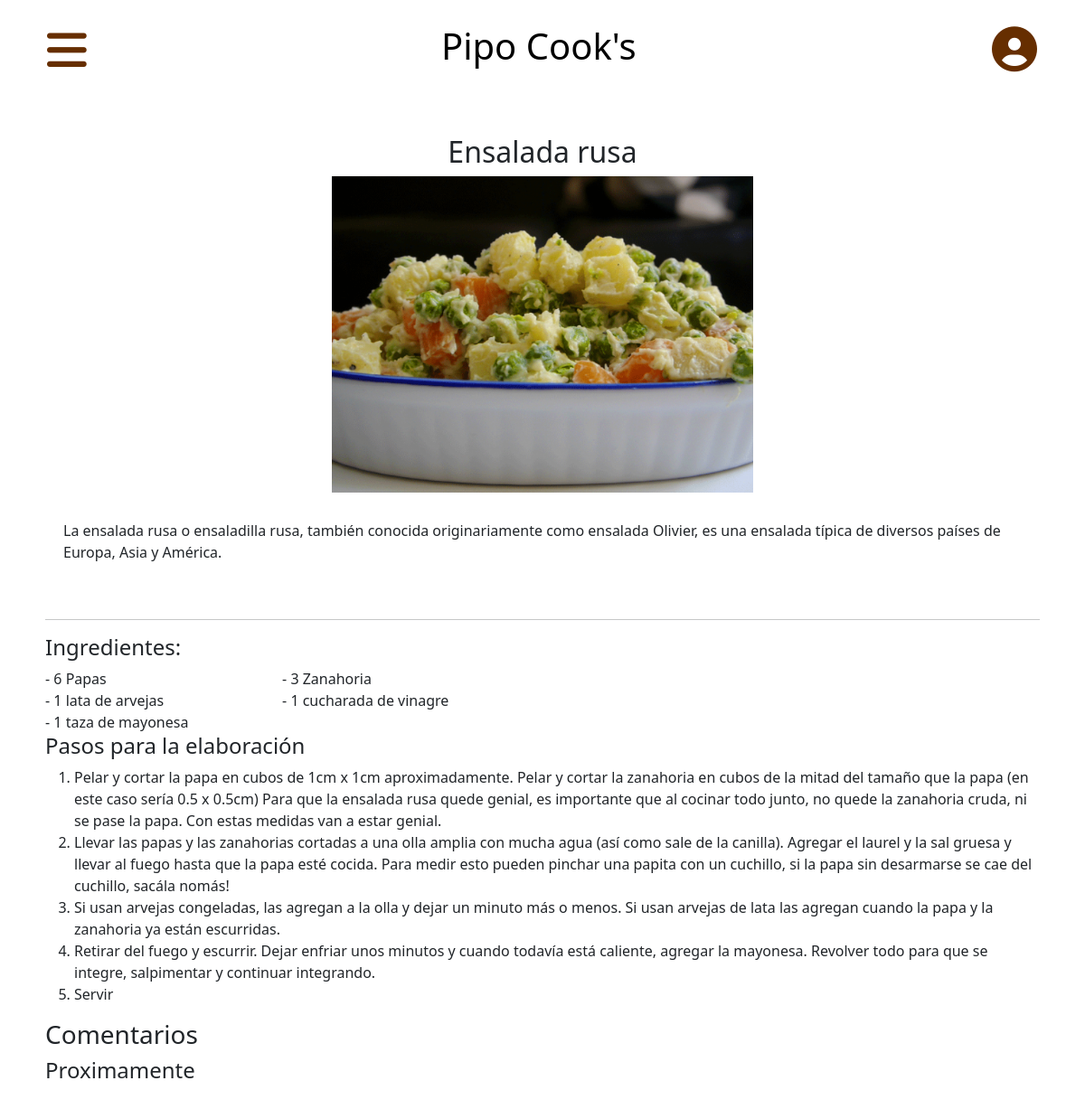
/pipocooks-PHP/templates/receta.php?idUsuario=1&idReceta=2, run on an earlier commit of the app's database.
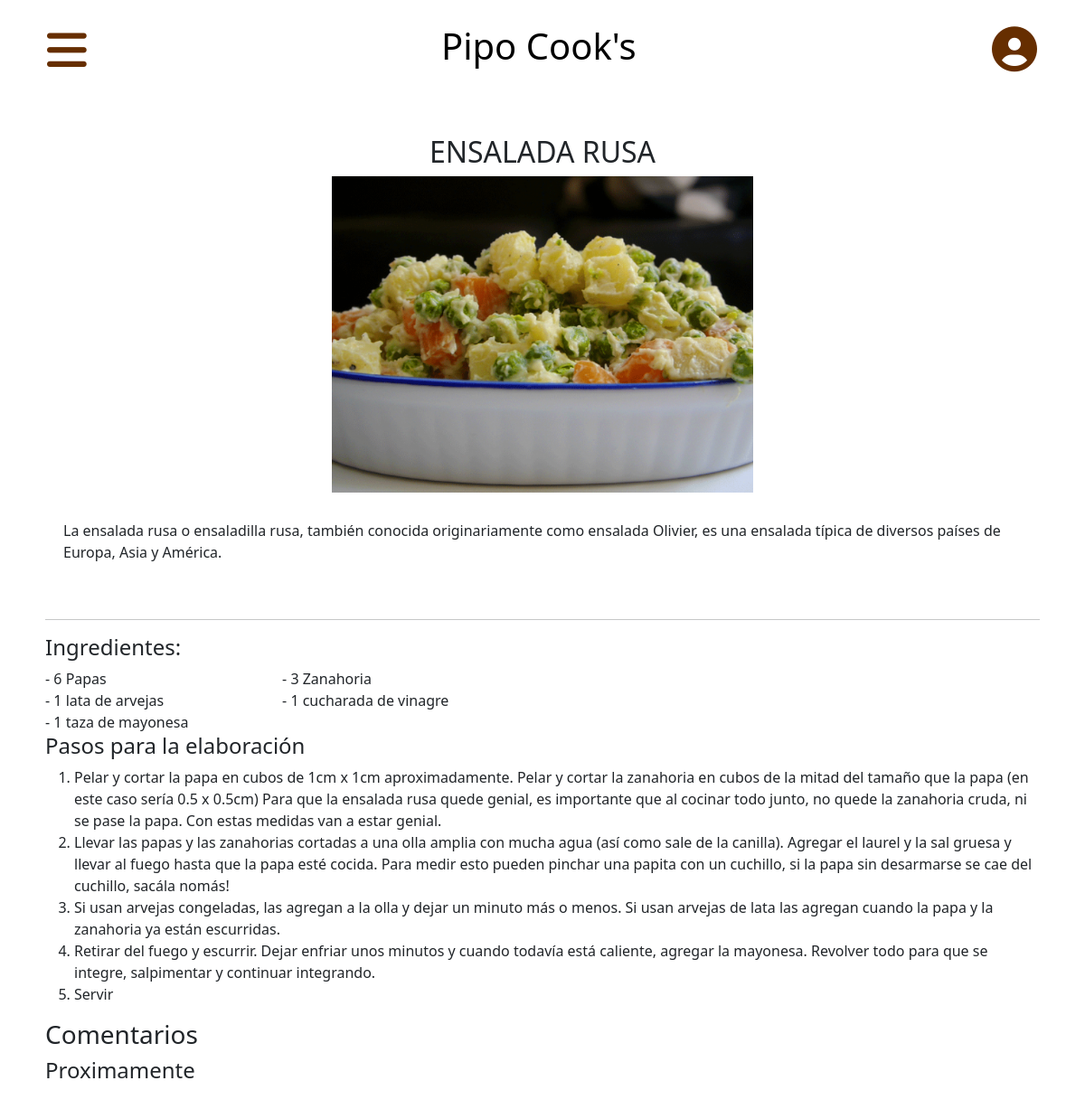
And on a later commit of the database.
### tables this page shows
CREATE TABLE `recetas` (
  `idReceta` int(11) NOT NULL,
  `nombre_receta` varchar(45) NOT NULL,
  `descripcion_receta` varchar(500) NOT NULL,
  `imagen_receta` varchar(100) NOT NULL
);

CREATE TABLE `ingredientes` (
  `idIngrediente` int(11) NOT NULL,
  `nombre_ingrediente` varchar(45) NOT NULL,
  `cantidad` int(11) NOT NULL,
  `medida` varchar(45) NOT NULL,
  `idRecetaFK` int(11) NOT NULL
);

### pipocooks-PHP/templates/receta.php (the view, shortened to what this page needs)
<?php
$idUsuario = $_REQUEST["idUsuario"];
$idReceta = $_REQUEST["idReceta"];
$dbh = new PDO("mysql:host=$host;dbname=$dbname", $user, $pwd);
$consultaReceta = $dbh->prepare("select * from recetas where idReceta=" . $idReceta);
$consultaReceta->execute();
while($resultadoReceta = $consultaReceta->fetch(PDO::FETCH_ASSOC))
{
    $nombreReceta =  $resultadoReceta['nombre_receta'];
    $descripcionReceta =  $resultadoReceta['descripcion_receta'];
    $imagenReceta = $resultadoReceta['imagen_receta'];
}
$consultaIngredientes = $dbh->prepare("select * from ingredientes where idRecetaFK=" . $idReceta);
$consultaIngredientes->execute();
while($resultadoIngrediente = $consultaIngredientes->fetch(PDO::FETCH_ASSOC))
{
    $nombreIngrediente[] =  trim($resultadoIngrediente['nombre_ingrediente']);
    $cantidadIngrediente[] =  $resultadoIngrediente['cantidad'];
    $medidaIngrediente[] = $resultadoIngrediente['medida'];
}
$consultaPasos = $dbh->prepare("select * from pasos where idRecetaFK=" . $idReceta);
$consultaPasos->execute();
while($resultadoPasos = $consultaPasos->fetch(PDO::FETCH_ASSOC))
{
    $idPasos[] = $resultadoIngrediente['idIngrediente'];
    $descripcionPasos[] =  trim($resultadoPasos['descripcion_pasos']);
}
?>
<!DOCTYPE html>
<html lang="en">
<head>
    <link rel="stylesheet" href="../css/styles-index.css">
    <link rel="stylesheet" href="../css/styles-receta.css">
    <link href="https://cdn.jsdelivr.net/npm/bootstrap@5.1.3/dist/css/bootstrap.min.css" rel="stylesheet">
    <link href="https://cdn.jsdelivr.net/npm/bootstrap@5.2.1/dist/css/bootstrap.min.css" rel="stylesheet">
</head>
<body>
    <header class="header">
        <div class="nav" style="display: flex; justify-content: space-between;">
            <button class="btn btn-primary quitacolor" type="button" data-bs-toggle="offcanvas" data-bs-target="#offcanvasExample" aria-controls="offcanvasExample">
                <i class="fa-solid fa-bars" style="font-size: 50px;"></i>
            </button>
            <a href='../index.php?idUsuario=<?php echo $idUsuario ?>'><h1>Pipo Cook's</h1></a>
            <div class="dropdown">
                <button class="btn" type="button" id="dropdownMenuButton1" data-bs-toggle="dropdown" aria-expanded="false" style="font-size: 50px; text-align: end;"><i class="fa-solid fa-circle-user"></i>
                </button>
            </div>
        </div>
    </header>
    <main class="main espaciado">
        <div class="headerReceta">
            <h2><?php
            echo $nombreReceta; ?></h2>
        </div>
        <div class="receta">
            <img src="../img/<?php echo $imagenReceta; ?>" alt="<?php echo $nombreReceta; ?>" height="350px">
            <p class="descripcion"><?php echo $descripcionReceta; ?></p>
        </div>
        <hr>
        <section class="ingredientes">
            <h4 style="grid-area: ingredientes;">Ingredientes:</h4>
            <?php
            for($i = 0; $i < sizeof($nombreIngrediente); $i++){
                        ?>
            <div>- <?php echo $cantidadIngrediente[$i];
            if($medidaIngrediente[$i] != "unidad"){
                echo " ", $medidaIngrediente[$i], " de ";
                }
                echo " ", $nombreIngrediente[$i];?></div>
            <?php } ?>
        </section>
        <section class="pasos">
            <h4>Pasos para la elaboración</h4>
            <ol style="font-size: 16px;">
            <?php
            for($i = 0; $i < sizeof($idPasos); $i++){
                ?>
                <li><?php echo $descripcionPasos[$i]; ?></li>
                <?php } ?>
            </ol>
        </section>
        <section class="comentarios">
            <h3>Comentarios</h3>
            <h4>Proximamente</h4>
        </section>
    </main>
</body>
</html>

### pipocooks-PHP/css/styles-index.css (style rules this page uses)
* { margin: 0; padding: 0; text-decoration: none; }
body { display: flex; flex-direction: column; height: max-content; }
:root { --color-fuente: hsl(27, 100%, 20%); }
.btn-primary { background-color: white !important; border: none !important; }
.nav { margin: 10px 40px 0 40px; align-items: center; }
.fa-circle-user { color: var(--color-fuente); }
.fa-bars { color: var(--color-fuente); }

### pipocooks-PHP/css/styles-receta.css (style rules this page uses)
* { padding: 0; margin: 0; box-sizing: border-box; }
.espaciado { width: 100%; padding: 50px; margin: auto; }
.receta { display: grid; justify-items: center; }
.descripcion { padding: 30px 20px; }
.ingredientes { display: grid; grid-template-rows: auto auto; grid-template-areas: "ingredientes ingredientes"; width: 50%; }
.nav a { text-decoration: none; color: black; }
.headerReceta { text-align: center; }

What changed in the data, as far as the page shows it:
changed recetas: nombre_receta "Ensalada rusa" → "ENSALADA RUSA"
